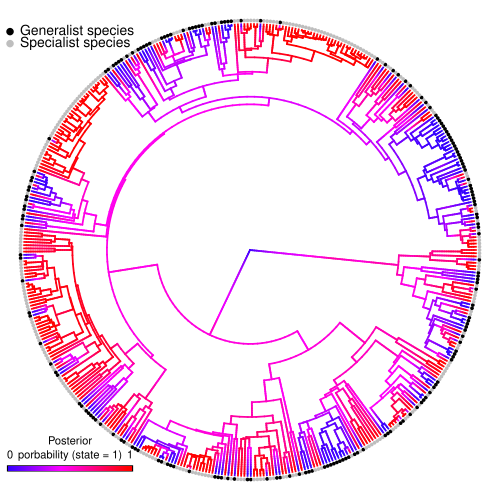

This figure's R source:
# Terrence Sylvester
# 13 October 202
# pradakshanas@g,ail.com

# load libraries
library(phytools)
library(viridis)

# load data
load("../results/stoch.mapping-rates-from-MCMC.RData")

# plot the posterior probability of
DensMap <- densityMap(trees = simmap.MCMC[1:100],
           res = 100,
           ftype = "off",
           lwd = 1.7,
           legend = 50,
           type = "fan", 
           plot = F)

# sort feeding type to match with the order of tip names
feedingType.sorted <- vector(mode = "numeric", length = 441)

for(i in 1:441){
  feedingType.sorted[i] <- host.new$type[host.new$binomial == phy[[1]]$tip.label[i]]
  names(feedingType.sorted)[i] <- phy[[1]]$tip.label[i]
}

plot(DensMap,
     res = 100,
     ftype = "off",
     lwd = 1.7,
     legend = F,
     type = "fan")

# legend
add.color.bar(50,
              DensMap$cols,
              title="Posterior\nporbability (state = 1)",
              lims= c(0,1),
              digits=3,
              prompt=FALSE,
              x=-100, # this is the possition where legend starts. We chose this
              # by using the locator function in R
              y=-91,
              lwd=4,
              fsize=.7,
              subtitle="")

# fix offset
.PlotPhyloEnv$last_plot.phylo$align.tip.label <- T

tiplabels(pch = 16,
          cex = .5, 
          col = c("black", "gray")[feedingType.sorted + 1],
          offset = 1.5)

# plot legend for tip lables
points(x = rep(-100, 2),
       y = c(91,86),
       pch = 16, 
       cex = 1, 
       col = c("black", "gray"))

# add text
text(x = rep(-100, 2),
     y = c(91,86),
     labels = c("Generalist species", "Specialist species"),
     pos = 4,
     cex = .8)

# number of state changes
count <- describe.simmap(simmap.MCMC)$count

# mean transition rates between states
#from generalist to specialist
mean(count[,2])
# from specialist to generalist
mean(count[,3])
